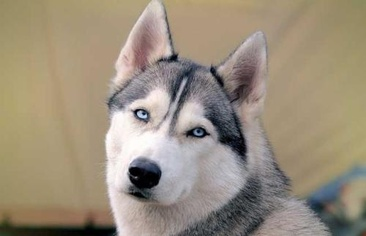
#> input picture resources/dog2.jpg, 366 x 236 px, shrunk from 500 x 323 before the run, found by its file name
$ python 21ImgHist.py
#> lines starting #> are read from the running program, lines starting #| are printed output that depends on the picture
import cv2
import numpy as np
from matplotlib import pyplot as plt

bins = np.arange(256).reshape(256, 1)


# OpenCV官方提供的直方图绘制示例
def hist_curve(im):
    h = np.zeros((300, 256, 3))
    if len(im.shape) == 2:
        color = [(255, 255, 255)]
    elif im.shape[2] == 3:
        color = [(255, 0, 0), (0, 255, 0), (0, 0, 255)]
    for ch, col in enumerate(color):
        hist_item = cv2.calcHist([im], [ch], None, [256], [0, 256])
        cv2.normalize(hist_item, hist_item, 0, 255, cv2.NORM_MINMAX)
        hist = np.int32(np.around(hist_item))
        pts = np.int32(np.column_stack((bins, hist)))
        cv2.polylines(h, [pts], False, col)
    y = np.flipud(h)
    return y


def hist_lines(im):
    h = np.zeros((300, 256, 3))
    if len(im.shape) != 2:
        print("hist_lines applicable only for grayscale images")
        # print("so converting image to grayscale for representation"
        im = cv2.cvtColor(im, cv2.COLOR_BGR2GRAY)
    hist_item = cv2.calcHist([im], [0], None, [256], [0, 256])
    cv2.normalize(hist_item, hist_item, 0, 255, cv2.NORM_MINMAX)
    hist = np.int32(np.around(hist_item))
    for x, y in enumerate(hist):
        cv2.line(h, (x, 0), (x, y), (255, 255, 255))
    y = np.flipud(h)
    return y


img = cv2.imread(r".\resources\dog2.jpg", cv2.IMREAD_GRAYSCALE)
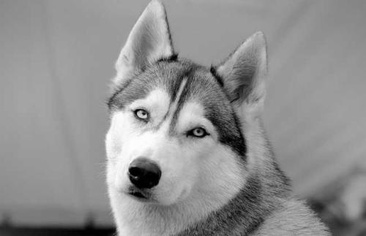
#> img: shape (236, 366); min 0, max 254, mean 144.2

start = cv2.getTickCount()
# OpenCV计算图片直方图的函数
# channels即为统计哪个通道的直方图；histSize即为直方图bins个数；ranges为统计哪个范围内的值
histCV = cv2.calcHist([img], channels=[0], mask=None, histSize=[256], ranges=[0, 256])
#> histCV = 256 values, max 5057 at index 154, min 0 at index 255, mean 337.4
end = cv2.getTickCount()
print('OpenCV计算直方图用时：{} s'.format((end - start) / cv2.getTickFrequency()))

start = cv2.getTickCount()
# Numpy也有计算图片直方图的方法
histNp, bins = np.histogram(img.ravel(), bins=256, range=[0, 256])
#> histNp has the same summary as histCV; bins = 257 values from 0 to 256
end = cv2.getTickCount()
print('Numpy计算直方图用时：{} s'.format((end - start) / cv2.getTickFrequency()))

plt.subplot(2, 1, 1)
plt.plot(histCV)
plt.title('Histogram by OpenCV', fontsize=8)
plt.subplot(2, 1, 2)
plt.plot(histNp)
plt.title('Histogram by Numpy', fontsize=8)
plt.show()
#> figure, not shown here; panel 1: curve peaks at x = 154, y = 5057; panel 2: curve peaks at x = 154, y = 5057

# 直方图均衡化（Histogram Equalization，HE）
# 将直方图尽可能拉平为均匀分布，效果为增强对比度，但同时也会增强噪声
equ = cv2.equalizeHist(img)
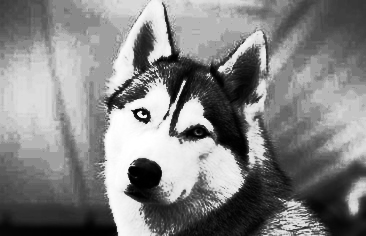
#> equ: shape (236, 366); min 0, max 255, mean 129.9
histEqu = cv2.calcHist([equ], channels=[0], mask=None, histSize=[256], ranges=[0, 256])
#> histEqu = 256 values, max 5057 at index 159, min 0 at index 44, mean 337.4

# 对比度受限的自适应直方图均衡化(Contrast Limited Adaptive Histogram Equalization，CLAHE)
# 该方法在每个小区域内对图像进行直方图均衡化，均衡化方法是在直方图分布中，将超过阈值的部分裁剪下来，均匀填充在所有灰度空间。
# clipLimit参数即为裁剪阈值；tileGridSize即为进行HE的区块大小
clahe = cv2.createCLAHE(clipLimit=20.0, tileGridSize=(8, 8))
cla = clahe.apply(img)
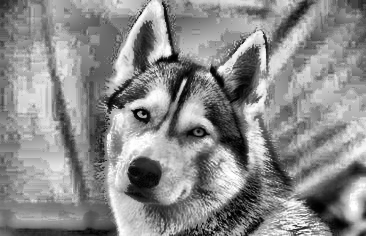
#> cla: shape (236, 366); min 0, max 255, mean 138.7
histCla = cv2.calcHist([cla], channels=[0], mask=None, histSize=[256], ranges=[0, 256])
#> histCla = 256 values, max 637 at index 136, min 28 at index 255, mean 337.4

# 对比展示两种均衡化方法
cv2.imshow('Compare Image after equalization', cv2.hconcat((img, equ, cla)))
plt.subplot(3, 1, 1)
plt.plot(histCV)
plt.title('Hist of Origin', fontsize=8)
plt.subplot(3, 1, 2)
plt.plot(histEqu)
plt.title('Hist After Equalization', fontsize=8)
plt.subplot(3, 1, 3)
plt.plot(histCla)
plt.title('Hist After CLAHE', fontsize=8)
plt.show()
#> figure, not shown here; panel 1: curve peaks at x = 154, y = 5057; panel 2: curve peaks at x = 159, y = 5057; panel 3: curve peaks at x = 136, y = 637


# 尝试对彩色图片进行直方图均衡
# img = cv2.imread(r".\resources\Luffy1.jpeg", cv2.IMREAD_COLOR)
img = cv2.imread(r".\resources\dog1.jpg", cv2.IMREAD_COLOR)
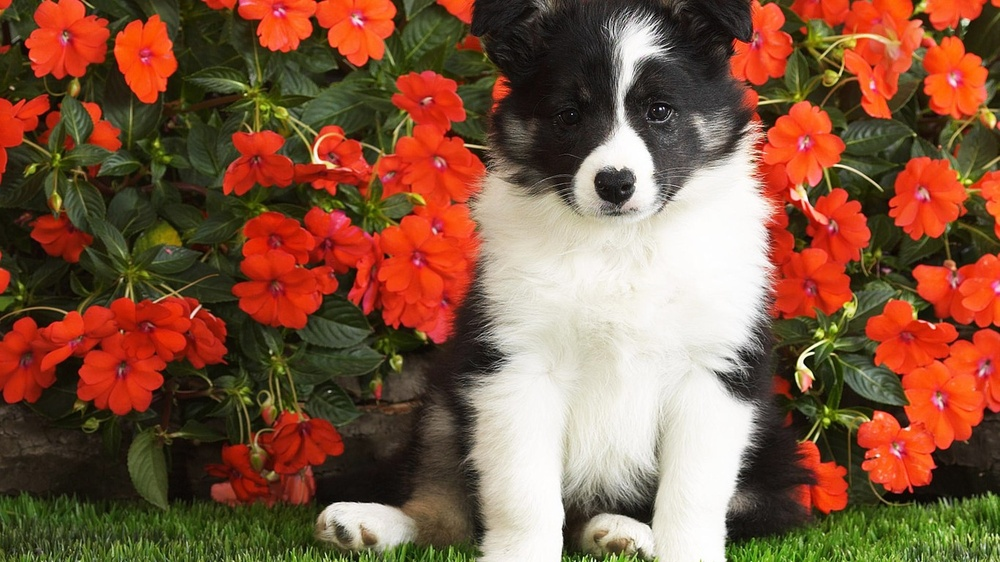
#> input picture resources/dog1.jpg, 1000 x 562 px, shrunk from 1366 x 768 before the run, found by its file name
#> img is the input picture: shape (562, 1000, 3); mean B, G, R 65.3, 89, 130.4

# 通过图像增益（Gain）和偏置（Bias）增强对比度
res = np.uint8(np.clip((1.68 * img - 85.0), 0, 255))

# 拆分BGR三通道，分别对三通道进行直方图均衡
b, g, r = cv2.split(img)
equB = cv2.equalizeHist(b)
equG = cv2.equalizeHist(g)
equR = cv2.equalizeHist(r)
equCol = cv2.merge((equB, equG, equR))

clahe = cv2.createCLAHE(clipLimit=20.0, tileGridSize=(8, 8))
claB = clahe.apply(b)
claG = clahe.apply(g)
claR = clahe.apply(r)
claCol = cv2.merge((claB, claG, claR))

cv2.namedWindow('Colorful Image after equalization', cv2.WINDOW_NORMAL)
cv2.imshow('Colorful Image after equalization', cv2.hconcat((img, res, equCol, claCol)))

# 可以看出对颜色分量进行直方图均衡没有任何对比度增强效果，故还是应该对图像中的灰度/亮度部分进行直方图均衡化
# 因此考虑在YCbCr色彩空间进行直方图均衡
# Y是指亮度(luma)分量(灰阶值)，Cb指蓝色色度分量，而Cr指红色色度分量
# 综上，仅对第一个通道——Y进行直方图均衡即可
# 转换至YCbCr色彩空间，并拆分Y、Cb、Cr三通道，仅对Y通道进行直方图均衡
imgYCrCb = cv2.cvtColor(img, cv2.COLOR_BGR2YCrCb)
#> imgYCrCb: shape (562, 1000, 3); mean of channels 0, 1, 2 98.7, 150.6, 109.2
y, cr, cb = cv2.split(imgYCrCb)
equY = cv2.equalizeHist(y)
equCol = cv2.merge((equY, cr, cb))
#> equCol: shape (562, 1000, 3); mean of channels 0, 1, 2 128.3, 150.6, 109.2
equCol = cv2.cvtColor(equCol, cv2.COLOR_YCrCb2BGR)

clahe = cv2.createCLAHE(clipLimit=20.0, tileGridSize=(8, 8))
claY = clahe.apply(y)
claCol = cv2.merge((claY, cr, cb))
#> claCol: shape (562, 1000, 3); mean of channels 0, 1, 2 129.9, 150.6, 109.2
claCol = cv2.cvtColor(claCol, cv2.COLOR_YCrCb2BGR)

cv2.namedWindow('Equalize In YCrCb', cv2.WINDOW_NORMAL)
cv2.imshow('Equalize In YCrCb', cv2.hconcat((img, res, equCol, claCol)))


# 再尝试在HSV色彩空间中对V通道进行直方图均衡
imgHSV = cv2.cvtColor(img, cv2.COLOR_BGR2HSV)
#> imgHSV: shape (562, 1000, 3); mean H, S, V 22.8, 133.5, 133
h, s, v = cv2.split(imgHSV)
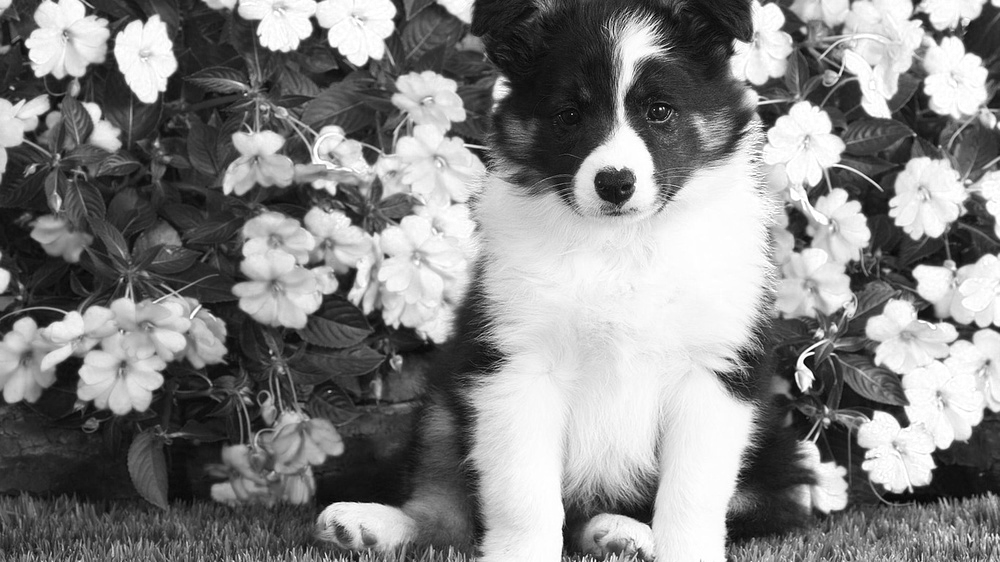
#> v: shape (562, 1000); min 0, max 255, mean 133
equV = cv2.equalizeHist(v)
equCol = cv2.merge((h, s, equV))
#> equCol: shape (562, 1000, 3); mean H, S, V 22.8, 133.5, 128.2
equCol = cv2.cvtColor(equCol, cv2.COLOR_HSV2BGR)

clahe = cv2.createCLAHE(clipLimit=20.0, tileGridSize=(8, 8))
claY = clahe.apply(v)
claCol = cv2.merge((h, s, claY))
#> claCol: shape (562, 1000, 3); mean H, S, V 22.8, 133.5, 130.1
claCol = cv2.cvtColor(claCol, cv2.COLOR_HSV2BGR)
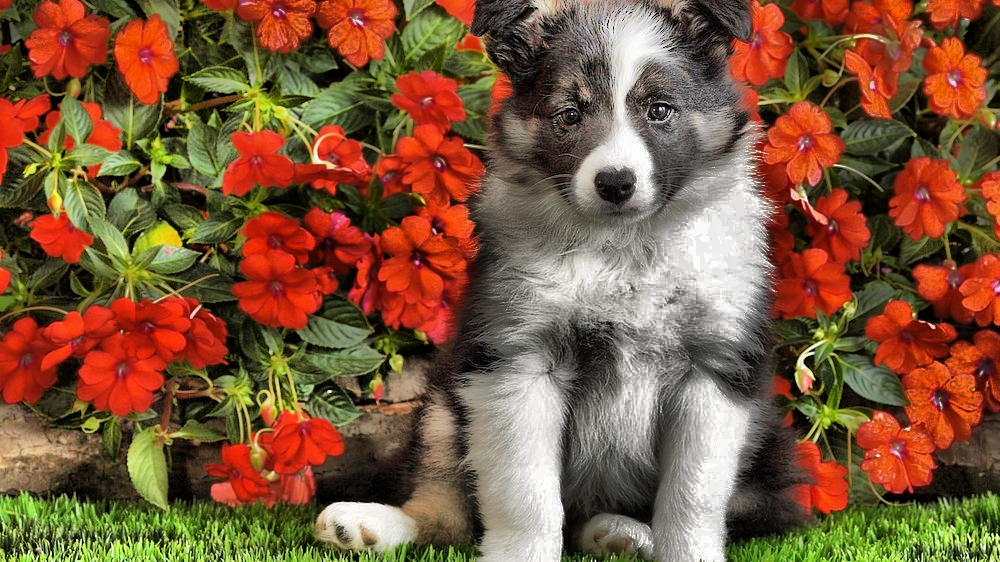
#> claCol: shape (562, 1000, 3); mean B, G, R 60.8, 88.8, 126.2

cv2.namedWindow('Equalize In HSV', cv2.WINDOW_NORMAL)
cv2.imshow('Equalize In HSV', cv2.hconcat((img, res, equCol, claCol)))
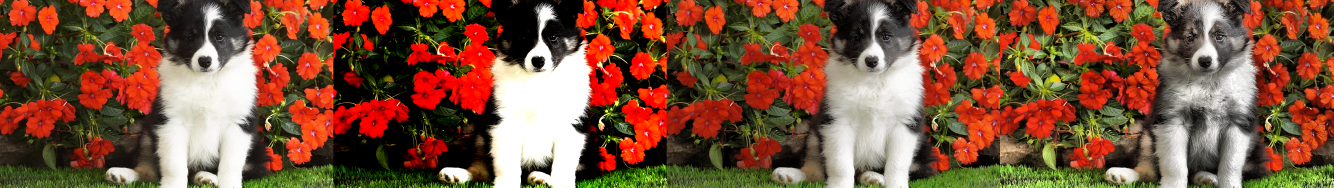
#> window 'Equalize In HSV': shape (562, 4000, 3) (shown at 1/3 size); mean B, G, R 59.8, 83.3, 126


cv2.waitKey(0)
cv2.destroyAllWindows()
